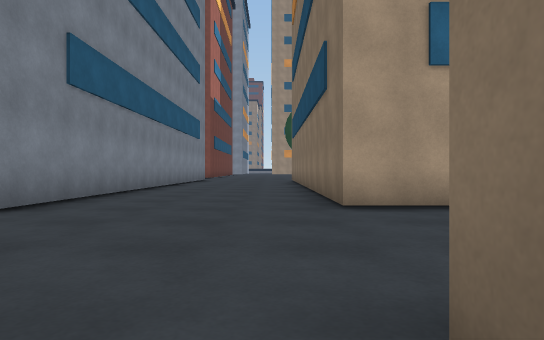
[1] (above)

22 first-person views from a walk through a Unity game level. The camera is 0.54 m above the floor, looks level and sees 75° across. The floor is counted in squares, 1 m on a side. Each view is taken from the middle of a square. On the plan, view 1 faces up. The plan holds only what a view shows up to about 9 squares ahead; the rest is blank. The place goes on beyond the plan.

[2]
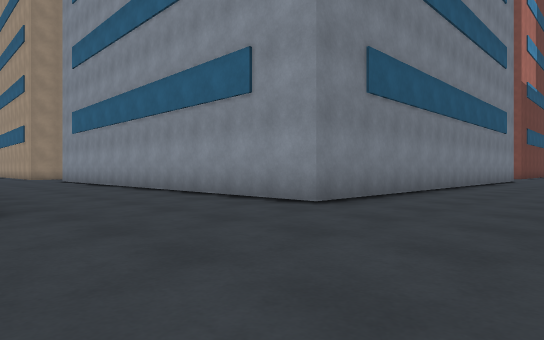

[3]
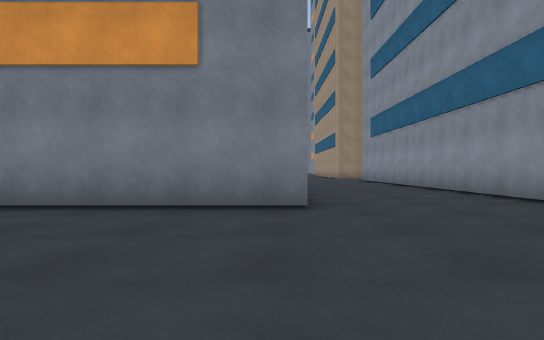

[4]
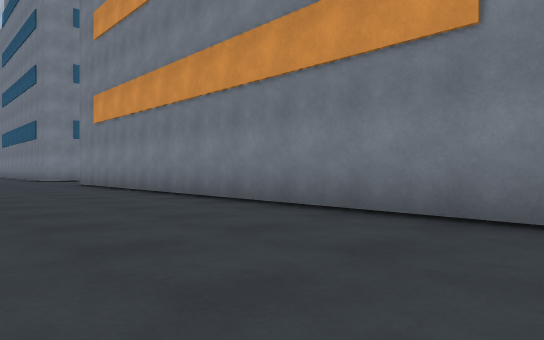

[5]
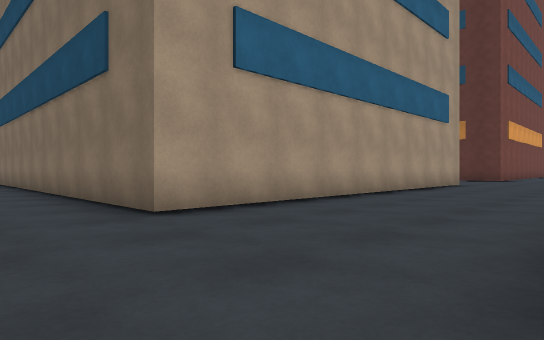

[6]
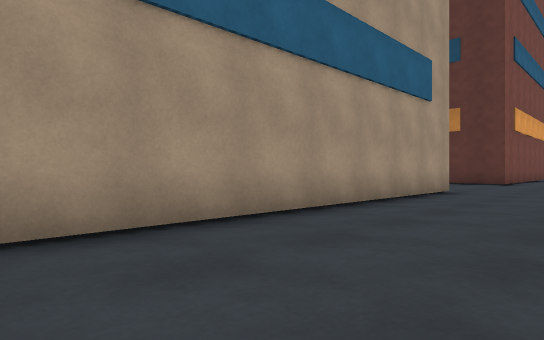

[7]
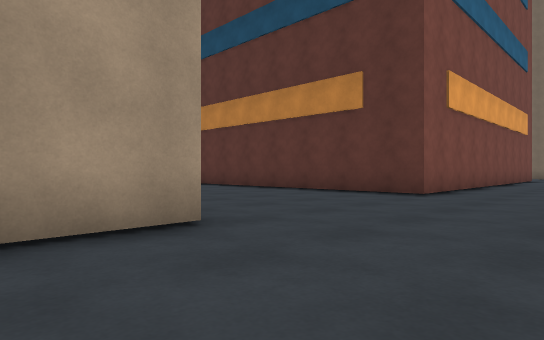

[8]
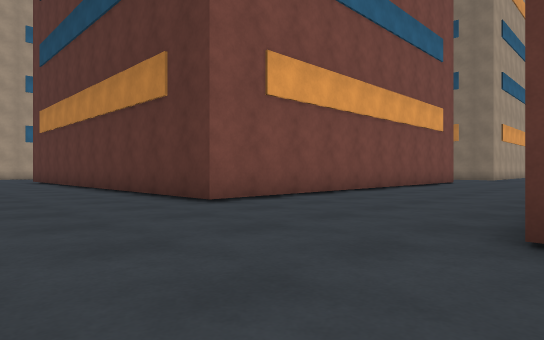

[9]
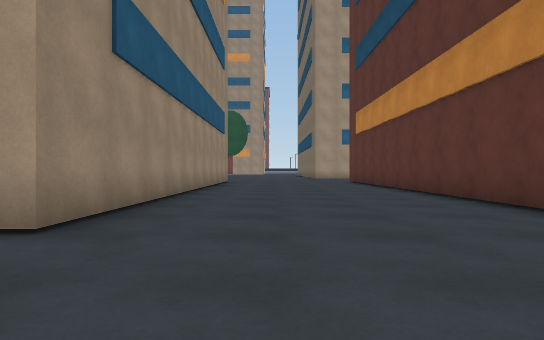

[10]
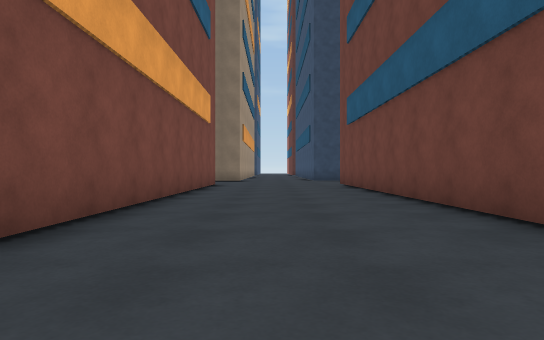

[11]
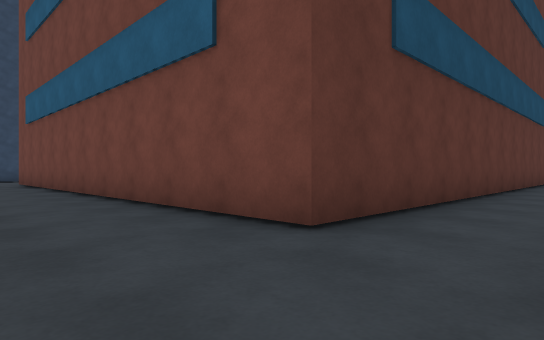

[12]
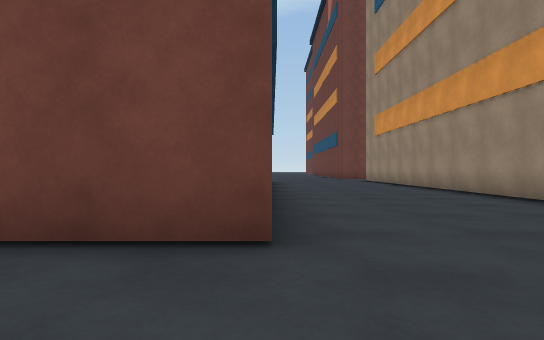

[13]
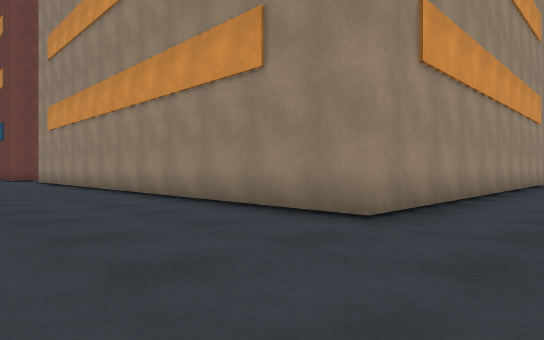

[14]
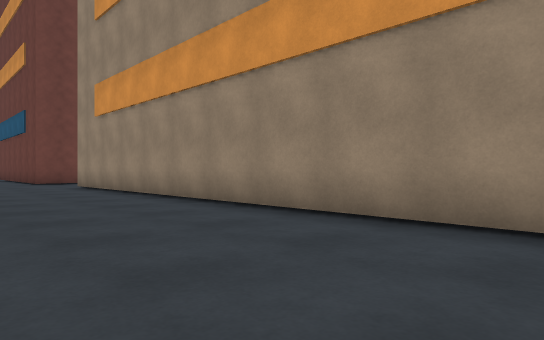

[15]
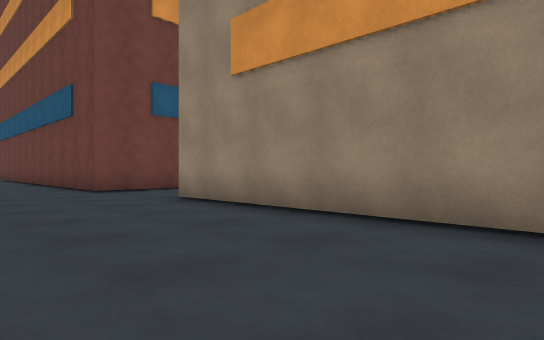

[16]
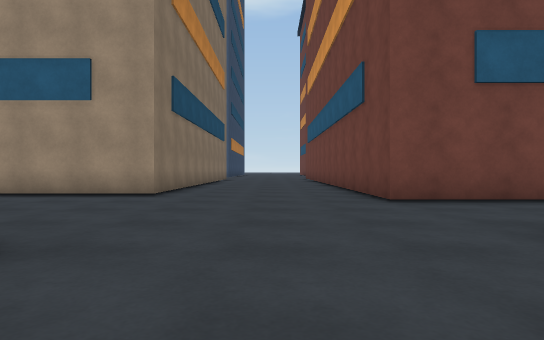

[17]
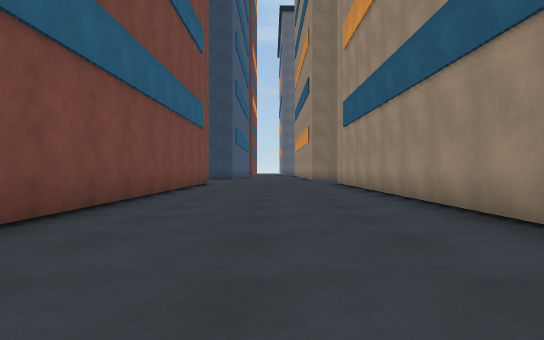

[18]
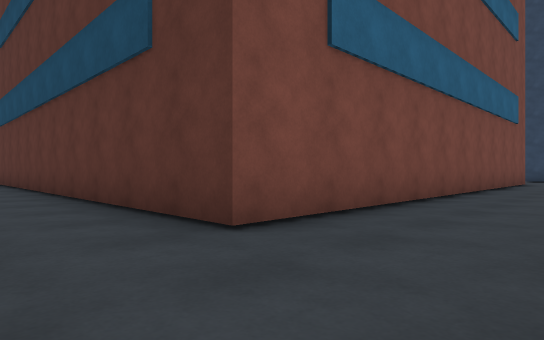

[19]
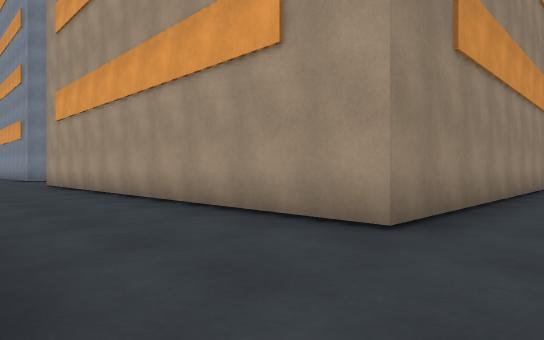

[20]
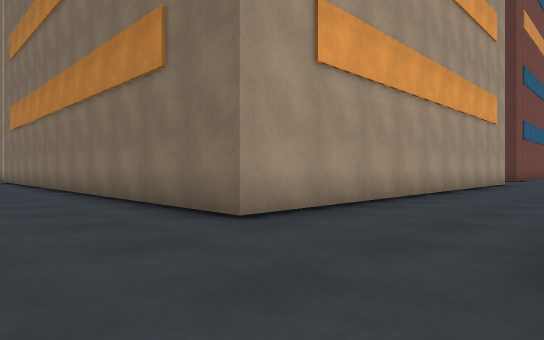

[21]
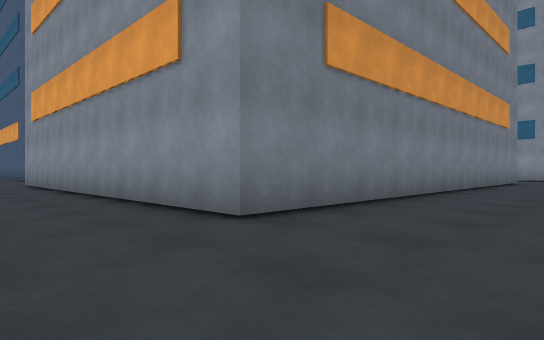

[22]
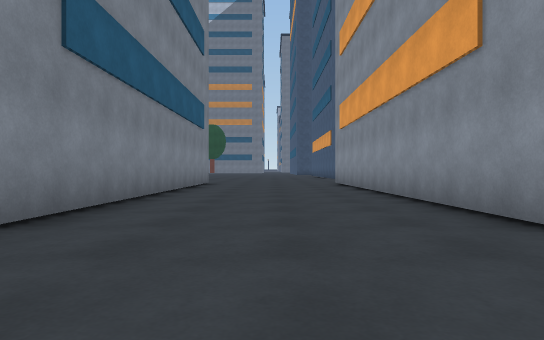

### Floor plan
Points are (right, up) in squares from view 1. A wall is a line through its corners. A room is listed if a view was taken in it or the views show most of it. See-through windows are left out.
Room 1 (views 1, 2, 3, 4, 5, 6, 7, 8, 9, 10, 11, 12, 13, 14, 15, 16, 17, 18, 19, 20, 21, 22)
walls: (5.2, 1) (12.5, 1) (12.5, -14) (0.5, -14) (0.5, -6.8); (10.4, -17) (13, -17) (13, -20); (25.2, -13.5) (17, -13.5) (17, 0.5) (26, 0.5); (17.5, -20) (17.5, -18.5) (25, -18.5); (12, 11) (12, 5) (1, 5) (1, 11.5); (26, 5) (17.5, 5) (17.5, 11); (-5, 0.6) (-5, -13.5) (-11.5, -13.5); (-3.5, 9.2) (-3.5, 4.5) (-9, 4.5); (-11, -18.5) (-5.2, -18.5)

Positions as (right, up) in squares from view 1, and headings:
1: (0, 0), facing up
2: (0, 0), facing up-left
3: (0, 0), facing left
4: (-1, 0), facing down-left
5: (-1, 1), facing up-right
6: (3, 2), facing up-right
7: (10, 2), facing up-right
8: (14, 0), facing up-right
9: (14, 2), facing up
10: (17, 3), facing right
11: (15, 3), facing down-right
12: (17, 3), facing down
13: (16, 3), facing down-left
14: (16, -2), facing down-left
15: (16, -8), facing down-left
16: (15, -11), facing down
17: (16, -16), facing right
18: (15, -16), facing up-right
19: (14, -17), facing up-left
20: (-2, -17), facing up-right
21: (-2, -16), facing up-left
22: (-2, -16), facing left
